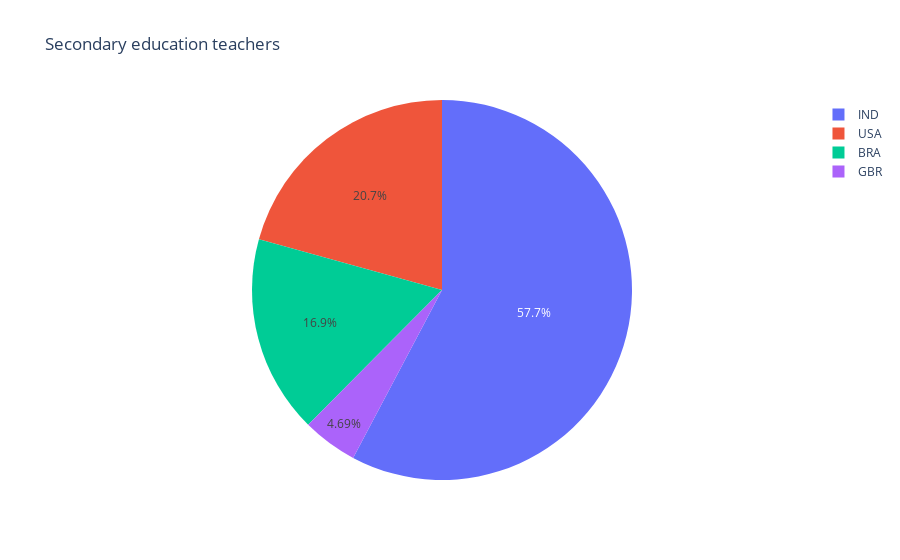

Notebook code for this chart:
### Code cell
fig = px.pie(df_secondary_teachers, values='2017', names ='Country Code', title='Secondary education teachers')
fig.show()

### Figure 1 — Plotly figure (JSON) as saved in the notebook; plotly's stock layout.template omitted (floating-point values rounded to 4 significant figures)
{"data": [{"domain": {"x": [0, 1], "y": [0, 1]}, "hovertemplate": "Country Code=%{label}<br>2017=%{value}<extra></extra>", "labels": ["BRA", "GBR", "IND", "USA"], "legendgroup": "", "name": "", "showlegend": true, "type": "pie", "values": [1382343, 384300.0, 4731207, 1694959]}], "layout": {"legend": {"tracegroupgap": 0}, "title": {"text": "Secondary education teachers"}}}
